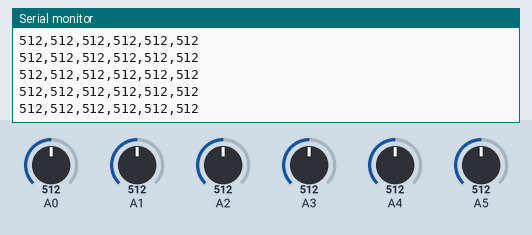
The sketch below on a simulated Arduino Uno, built with avr-gcc and run on an emulated ATmega328P. On the bench: the last lines printed to the serial monitor. The inputs (shaded band) are chosen by the test bench; at power-on: A0 = 512, A1 = 512, A2 = 512, A3 = 512, A4 = 512, A5 = 512.

Above: at 1.2 s.
1.3 s: A0 set to 107
At 2.3 s:
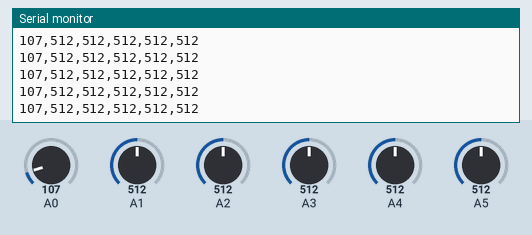
4.3 s: A0 set to 90
At 4.8 s:
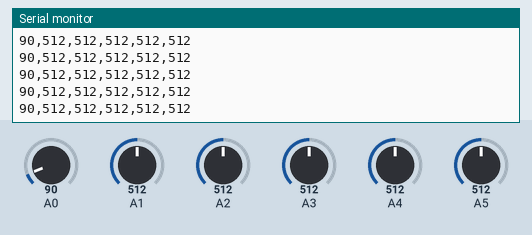
Timing chart, 0 to 7.3 s (numbered marks = the images above; inputs shaded):
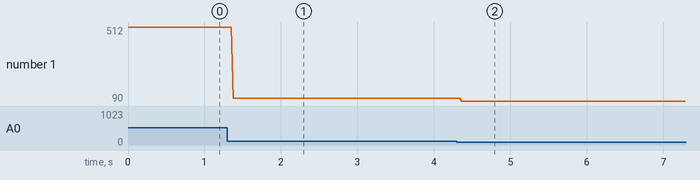

Measured:
- after the input at 1.3 s, the serial monitor: prints a new line after 0.08 s (image 1)
- after the input at 4.3 s, the serial monitor: prints a new line after 0.07 s (image 2)
- plotted number 1: 512 → 107 after the input at 1.3 s, 107 → 90 after the input at 4.3 s

The sketch:

serial_logger.ino
```cpp
// The values from each analog pin
int a0;
int a1;
int a2;
int a3;
int a4;
int a5;

void setup()
{
    // Setting baud rate for serial communications
    Serial.begin(9600);
}

void loop()
{
    // Reading all analog pin values
    a0 = analogRead(A0);
    a1 = analogRead(A1);
    a2 = analogRead(A2);
    a3 = analogRead(A3);
    a4 = analogRead(A4);
    a5 = analogRead(A5);

    // Outputting to serial;

    Serial.print(a0);
    Serial.print(',');

    Serial.print(a1);
    Serial.print(',');

    Serial.print(a2);
    Serial.print(',');

    Serial.print(a3);
    Serial.print(',');

    Serial.print(a4);
    Serial.print(',');

    Serial.print(a5);
    Serial.println();

    delay(2);
}
```
